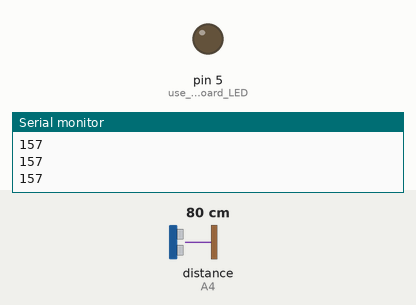
Simulated run of this sketch. Board: Arduino Uno, built with avr-gcc and run on an emulated ATmega328P. Shown: output pins drawn as LEDs (lit = HIGH), the last lines printed to the serial monitor. Wiring (inferred from the names in the program): ultrasonic range finder: trigger A5; echo A4. Inputs (shaded band) come from the test bench; at power-on: distance to the obstacle (sensor on A4) 80 cm. The echo pulse lasts 58.3 µs per cm; pins used as bus, display or sensor lines are not drawn.

Above: at 1.6 s.
1.7 s: distance to the obstacle (sensor on A4) set to 7 cm
3.2 s: distance to the obstacle (sensor on A4) set to 4 cm
At 4.2 s:
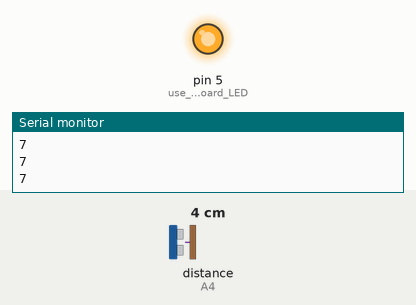
4.7 s: distance to the obstacle (sensor on A4) set to 9 cm
At 6.0 s:
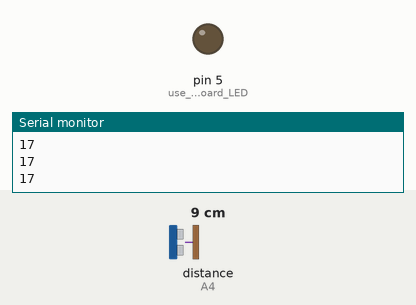
6.3 s: distance to the obstacle (sensor on A4) set to 2 cm
At 6.9 s:
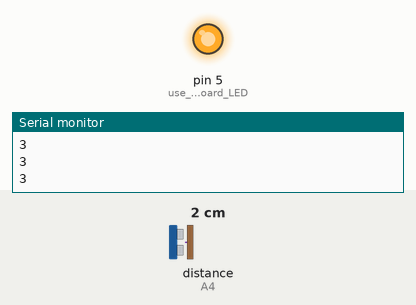
Timing chart, 0 to 8.8 s (numbered marks = the images above; inputs shaded):
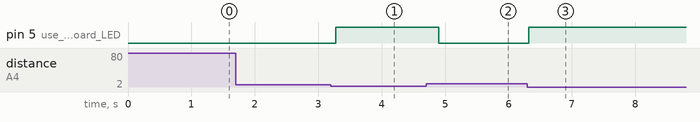

The sketch:

Automatic_water_tank_refill.ino
```cpp
int trigpin=A5;
int echopin=A4;
int distance;
float duration;

void setup()
{
	// initialize the LCD
  Serial.begin(9600);

  pinMode(trigpin,OUTPUT);
  pinMode(echopin,INPUT);
  pinMode(5, OUTPUT);  // use on-board LED

   delay(400);


}

void loop()
{
 digitalWrite(trigpin,LOW);
 delay(2);
 digitalWrite(trigpin,HIGH);
 delayMicroseconds(10);
 digitalWrite(trigpin,LOW);

 duration= pulseIn(echopin,HIGH);

 distance = duration *0.034;

 Serial.println(distance);

 if(distance >=10)
  {
    digitalWrite(5,0);///pump on

  }
  /*

   else if(distance >=3 && distance<=7)
  {
    digitalWrite(5,0);///pump on

  }

  else if(distance > 7 && distance<=9 )
  {
    digitalWrite(5,0); ///[pump off]

  }
*/

  else if(distance < 10 )
  {
    digitalWrite(5,1); ///[pump off]

  }


 delay(200);
}
```

Measured:
- the behaviour switches between 6 and 5 cm on distance to the obstacle (sensor on A4) (found by bisection; images 0 and 1)
- after the input at 3.2 s, pin 5 (use_on-board_LED): LOW → HIGH after 0.08 s
- after the input at 4.7 s, pin 5 (use_on-board_LED): HIGH → LOW after 0.20 s
- after the input at 6.3 s, pin 5 (use_on-board_LED): LOW → HIGH at once
